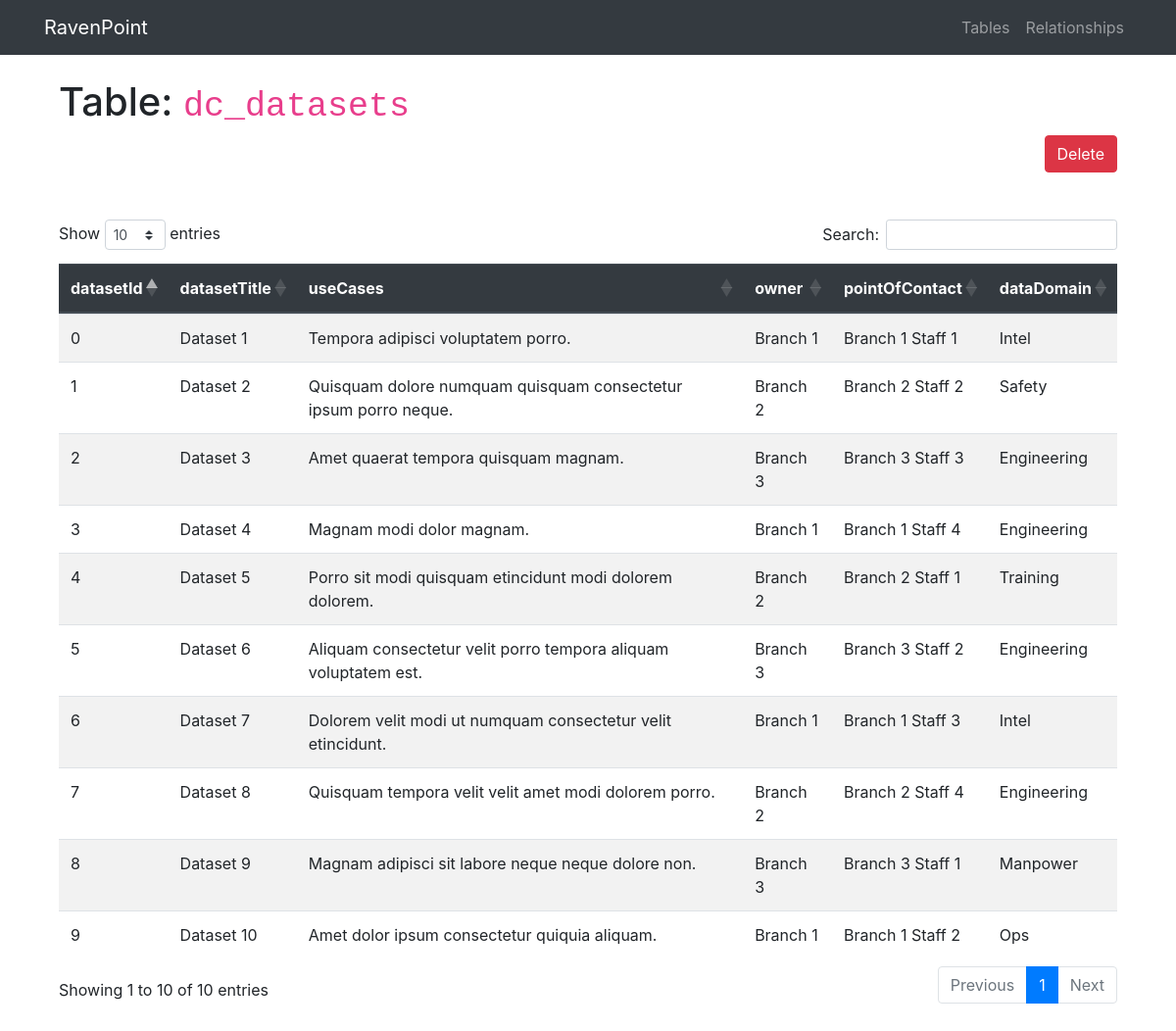
Page /table/6209e06c1af7de92969e11361462aa3b on the committed database.
### project/models.py (models this page shows, shortened)
class Table(db.Model):
  __tablename__ = 'tables'
  id = db.Column(db.String(128), primary_key=True)
  table_name = db.Column(db.String(256), unique=True, index=True)
  table_db_name = db.Column(db.String(256))

### tables this page shows
CREATE TABLE "dc_datasets" (
"datasetId" INTEGER PRIMARY KEY,
  "datasetTitle" TEXT,
  "useCases" TEXT,
  "owner" TEXT,
  "pointOfContact" TEXT,
  "dataDomain" TEXT
);

### project/admin/views.py (the view)
@admin.route('/table/<string:id>', methods=['GET'])
def table_view(id):
    table = Table.query.filter_by(id=id).first_or_404()
    with sqlite3.connect(conn_string) as conn:
        df = pd.read_sql(f'SELECT * FROM {table.table_db_name}', conn)
    return render_template('table.html', table=df.to_dict('records'), id=id,
                            columns=df.columns.tolist(), table_db_name=table.table_db_name)

### project/admin/templates/table.html (shortened to what this page needs)
{% extends 'base.html' %}
{% block content %}
<div class="container mt-4 mb-5">
  <h1>Table: <code>{{ table_db_name }}</code></h1>
  <div class="text-right">
    <button type="button" class="btn btn-danger" data-toggle="modal" data-target="#deleteTableModal">
      Delete
    </button>
  </div>
  <div class="mt-5">
    <table class="table table-striped mt-5" id="main-table">
      <thead class="thead-dark">
        <tr>
          {% for column in columns %}
          <th scope="col">{{ column }}</th>
          {% endfor %}
        </tr>
      </thead>
      <tbody>
        {% for row in table %}
        <tr>
          {% for item in row.values() %}
          <td>{{ item }}</td>
          {% endfor %}
        </tr>
        {% endfor %}
      </tbody>
    </table>
  </div>
</div>
{% endblock %}

### project/static/css/custom.css (style rules this page uses)
th, td { white-space: no-wrap; }

### rows in the picture
Table: table_db_name "dc_datasets"
dc_datasets: values "0", datasetTitle "Dataset 1", useCases "Tempora adipisci voluptatem porro.", owner "Branch 1", pointOfContact "Branch 1 Staff 1", dataDomain "Intel"
dc_datasets: values "1", datasetTitle "Dataset 2", useCases "Quisquam dolore numquam quisquam consectetur ipsum porro neque.", owner "Branch 2", pointOfContact "Branch 2 Staff 2", dataDomain "Safety"
dc_datasets: values "2", datasetTitle "Dataset 3", useCases "Amet quaerat tempora quisquam magnam.", owner "Branch 3", pointOfContact "Branch 3 Staff 3", dataDomain "Engineering"
dc_datasets: values "3", datasetTitle "Dataset 4", useCases "Magnam modi dolor magnam.", owner "Branch 1", pointOfContact "Branch 1 Staff 4", dataDomain "Engineering"
dc_datasets: values "4", datasetTitle "Dataset 5", useCases "Porro sit modi quisquam etincidunt modi dolorem dolorem.", owner "Branch 2", pointOfContact "Branch 2 Staff 1", dataDomain "Training"
dc_datasets: values "5", datasetTitle "Dataset 6", useCases "Aliquam consectetur velit porro tempora aliquam voluptatem est.", owner "Branch 3", pointOfContact "Branch 3 Staff 2", dataDomain "Engineering"
dc_datasets: values "6", datasetTitle "Dataset 7", useCases "Dolorem velit modi ut numquam consectetur velit etincidunt.", owner "Branch 1", pointOfContact "Branch 1 Staff 3", dataDomain "Intel"
dc_datasets: values "7", datasetTitle "Dataset 8", useCases "Quisquam tempora velit velit amet modi dolorem porro.", owner "Branch 2", pointOfContact "Branch 2 Staff 4", dataDomain "Engineering"
dc_datasets: values "8", datasetTitle "Dataset 9", useCases "Magnam adipisci sit labore neque neque dolore non.", owner "Branch 3", pointOfContact "Branch 3 Staff 1", dataDomain "Manpower"
dc_datasets: values "9", datasetTitle "Dataset 10", useCases "Amet dolor ipsum consectetur quiquia aliquam.", owner "Branch 1", pointOfContact "Branch 1 Staff 2", dataDomain "Ops"

### other values in the picture
{{ column }} "datasetId" "datasetTitle" "useCases" "owner" "pointOfContact" "dataDomain"
